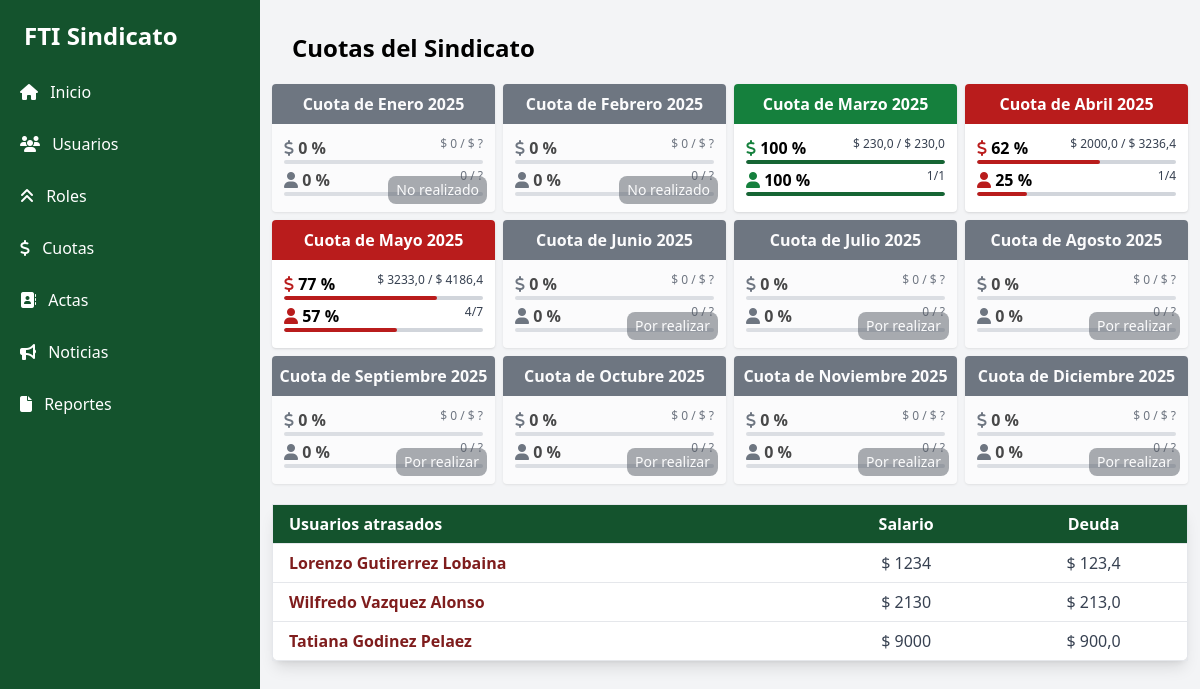
The app's page /cuotas/ with its own data.
### sindicato/models.py (models this page shows)
class Cuota(models.Model):
    mes_id = models.CharField(max_length=50,unique=True) #sintaxys = "mes.2025"
    acta = models.OneToOneField(Acta, on_delete=models.CASCADE)
    def nombre(self):
        mes = int(self.mes_id.split('.')[0])
        anno: str = self.mes_id.split('.')[1]
        return f"{meses[mes-1]} {anno}"
    def datos(self):
        pago = 0
        no_pago = 0
        total = 0
        porciento = 0
        for parte in self.acta.asistencias.all():
            total += parte.usuario.cuota()
            if parte.asistencia:
                pago += parte.usuario.cuota()
            else:
                no_pago += parte.usuario.cuota()
        usuarios_pago: int = self.acta.asistencias.filter(asistencia=True).count()
        usuarios: int = self.acta.asistencias.all().count()
        porciento: float = pago/total*100
        porciento_usuarios: float = usuarios_pago/usuarios*100
        return {
            'pago':pago,
            'no_pago':no_pago,
            'total':total,
            'usuarios_pago':usuarios_pago,
            'usuarios':usuarios,
            'porciento':round(porciento),
            'porciento_usuarios':round(porciento_usuarios),
        }
    def usuarios_atrasados(self):
        fecha_actual = datetime.now()
        mes = fecha_actual.month
        anno = fecha_actual.year
        mes_id = f"{mes}.{anno}"
        usuarios_atrasados_colection = list(self.acta.asistencias.filter(asistencia=False))
        print(usuarios_atrasados_colection)
        if not self.mes_id == mes_id and len(usuarios_atrasados_colection)>0:
            return usuarios_atrasados_colection
        return False

class Parte(models.Model):
    usuario = models.ForeignKey("usuarios.Usuario", on_delete=models.CASCADE, related_name='parte')
    asistencia = models.BooleanField(default=False)

### usuarios/models.py (models this page shows)
class Usuario(AbstractUser):
    solapin = models.CharField(max_length=7,unique=True)
    roll = models.ForeignKey(Roll, on_delete=models.CASCADE, related_name='usuarios',null=True)
    salario = models.PositiveIntegerField(default=0)
    def cuota(self):
            return self.salario * 0.10

### sindicato/views.py (the view, shortened to what this page needs)
# urls.py: path('cuotas/',cuotas ,name='cuotas'),
def cuotas(request):
    fecha_actual = datetime.now()
    mes: int = fecha_actual.month
    anno = fecha_actual.year
    mes_id = f"{mes}.{anno}"
    mes_name = meses[mes-1]
    cuotas = list(Cuota.objects.all().order_by('mes_id'))
    usuarios_atrasados = []
    for cuota in cuotas:
        cuota.datos_dic = cuota.datos()
        usuarios_atrasados_aux = cuota.usuarios_atrasados()
        if usuarios_atrasados_aux:
            usuarios_atrasados = usuarios_atrasados + usuarios_atrasados_aux
        print(usuarios_atrasados)
    mes_primera_cuota_registrada = int(cuotas[0].mes_id.split('.')[0])
    print(mes_primera_cuota_registrada)
    context = {
        'cuotas' : cuotas,
        'mes':mes,
        'anno':anno,
        'usuarios_atrasados':usuarios_atrasados,
        'meses_restantes':meses[mes:],
        'meses_faltantes':meses[:mes_primera_cuota_registrada-1],
    }
    return render(request,'cuotas/index.html', context)

### templates/cuotas/index.html (shortened to what this page needs)
{% extends "base.html" %}
{% load static %}
{% block content %}
<div class="overflow-x-auto w-full p-3">
  <h1 class='text-2xl p-5 font-bold'>Cuotas del Sindicato</h1>
  <div class="grid grid-cols-4 gap-2">
    {% for mes in meses_faltantes %}
      <div class="rounded shadow bg-white overflow-hidden opacity-70 relative">
        <p class="font-bold bg-gray-700 text-white text-center py-2">Cuota de {{mes}} {{anno}}</p>
        <div class="p-3">
            <div class="flex justify-between">
              <p class="font-semibold"><i class="fas fa-dollar text-gray-700"></i> 0 %</p>
              <p class="text-xs text-gray-700">$ 0 / $ ?</p>
            </div>
            <div class="rounded-full overflow-hidden w-full h-1 bg-gray-300 mb-1">
            </div>
            <div class="flex justify-between">
              <p class="font-semibold"><i class="fas fa-user text-gray-700"></i> 0 %</p>
              <p class="text-xs text-gray-700">0 / ?</p>
            </div>
            <div class="rounded-full overflow-hidden w-full h-1 bg-gray-300 mb-1">
            </div>
          </div>
          <span class="px-2 py-1 text-sm bg-gray-900/50 text-white absolute bottom-2 right-2 rounded-lg">No realizado</span>
      </div>
    {% endfor %}
    {% for cuota in cuotas %}
      <a href="{% url 'cuota' cuota.pk %}">
        <div class="rounded shadow bg-white overflow-hidden">
          <p class="font-bold {% if cuota.datos_dic.porciento == 100 %}bg-green-700{% else %}bg-red-700{% endif %} text-white text-center py-2">Cuota de {{cuota.nombre}}</p>
          <div class="p-3">
              <div class="flex justify-between">
                <p class="font-semibold"><i class="fas fa-dollar {% if cuota.datos_dic.porciento == 100 %}text-green-700{% else %}text-red-700{% endif %} "></i> {{cuota.datos_dic.porciento}} %</p>
                <p class="text-xs text-gray-700">$ {{cuota.datos_dic.pago}} / $ {{cuota.datos_dic.total}}</p>
              </div>
              <div class="rounded-full overflow-hidden w-full h-1 bg-gray-300 mb-1">
                <div class="rounded-full h-1 {% if cuota.datos_dic.porciento == 100 %}bg-green-800{% else %}bg-red-700{% endif %} w-[{{cuota.datos_dic.porciento}}%]"></div>
              </div>
              <div class="flex justify-between">
                <p class="font-semibold"><i class="fas fa-user {% if cuota.datos_dic.porciento == 100 %}text-green-700{% else %}text-red-700{% endif %} "></i> {{cuota.datos_dic.porciento_usuarios}} %</p>
                <p class="text-xs text-gray-700">{{cuota.datos_dic.usuarios_pago}}/{{cuota.datos_dic.usuarios}}</p>
              </div>
              <div class="rounded-full overflow-hidden w-full h-1 bg-gray-300 mb-1">
                <div class="rounded-full h-1 {% if cuota.datos_dic.porciento == 100 %}bg-green-800{% else %}bg-red-700{% endif %} w-[{{cuota.datos_dic.porciento_usuarios}}%]"></div>
              </div>
            </div>
        </div>
      </a>
    {% endfor %}
    {% for mes in meses_restantes %}
    <div class="rounded shadow bg-white relative overflow-hidden opacity-70">
      <p class="font-bold bg-gray-700 text-white text-center py-2">Cuota de {{mes}} {{anno}}</p>
      <div class="p-3">
          <div class="flex justify-between">
            <p class="font-semibold"><i class="fas fa-dollar text-gray-700"></i> 0 %</p>
            <p class="text-xs text-gray-700">$ 0 / $ ?</p>
          </div>
          <div class="rounded-full overflow-hidden w-full h-1 bg-gray-300 mb-1">
          </div>
          <div class="flex justify-between">
            <p class="font-semibold"><i class="fas fa-user text-gray-700"></i> 0 %</p>
            <p class="text-xs text-gray-700">0 / ?</p>
          </div>
          <div class="rounded-full overflow-hidden w-full h-1 bg-gray-300 mb-1">
          </div>
        </div>
        <span class="px-2 py-1 text-sm bg-gray-900/50 text-white absolute bottom-2 right-2 rounded-lg">Por realizar</span>
    </div>
    {% endfor %}
  </div>
  {% if usuarios_atrasados|length > 0 %}
    <table class="min-w-full bg-white border border-gray-200 shadow-lg rounded-lg my-5">
      <thead class="bg-green-900 text-white">
      <tr>
          <th class="px-4 py-2 text-left">Usuarios atrasados</th>
          <th class="text-center px-4 py-2 text-left">Salario</th>
          <th class="text-center px-4 py-2 text-left">Deuda</th>
      </tr>
      </thead>
      <tbody class="text-gray-700">
        {% for parte in usuarios_atrasados %}
        <tr class="border-t border-gray-200 hover:bg-gray-100">
            <td class="px-4 py-2 font-semibold text-red-900">{{parte.usuario.first_name}}</td>
            <td class="text-center px-4 py-2">$ {{parte.usuario.salario}}</td>
            <td class="text-center px-4 py-2">$ {{parte.usuario.cuota}}</td>
        </tr>
        {% endfor %}
      </tbody>
    </table>
  {% endif %}
</div>
{% endblock content %}

### records on screen
Cuota: nombre "Marzo 2025", datos_dic.porciento "100", datos_dic.pago "230,0", datos_dic.total "230,0", datos_dic.porciento_usuarios "100", datos_dic.usuarios_pago "1", datos_dic.usuarios "1"
Cuota: nombre "Abril 2025", datos_dic.porciento "62", datos_dic.pago "2000,0", datos_dic.total "3236,4", datos_dic.porciento_usuarios "25", datos_dic.usuarios_pago "1", datos_dic.usuarios "4"
Cuota: nombre "Mayo 2025", datos_dic.porciento "77", datos_dic.pago "3233,0", datos_dic.total "4186,4", datos_dic.porciento_usuarios "57", datos_dic.usuarios_pago "4", datos_dic.usuarios "7"
Parte: usuario.first_name "Lorenzo Gutirerrez Lobaina", usuario.salario "1234", usuario.cuota "123,4"
Parte: usuario.first_name "Wilfredo Vazquez Alonso", usuario.salario "2130", usuario.cuota "213,0"
Parte: usuario.first_name "Tatiana Godinez Pelaez", usuario.salario "9000", usuario.cuota "900,0"

### other values on screen
{{ mes }} "Enero" "Febrero"
{{ anno }} "2025" "2025"
{{ mes }} "Junio" "Julio" "Agosto" "Septiembre" "Octubre" "Noviembre" "Diciembre"
{{ anno }} "2025" "2025" "2025" "2025" "2025" "2025" "2025"
